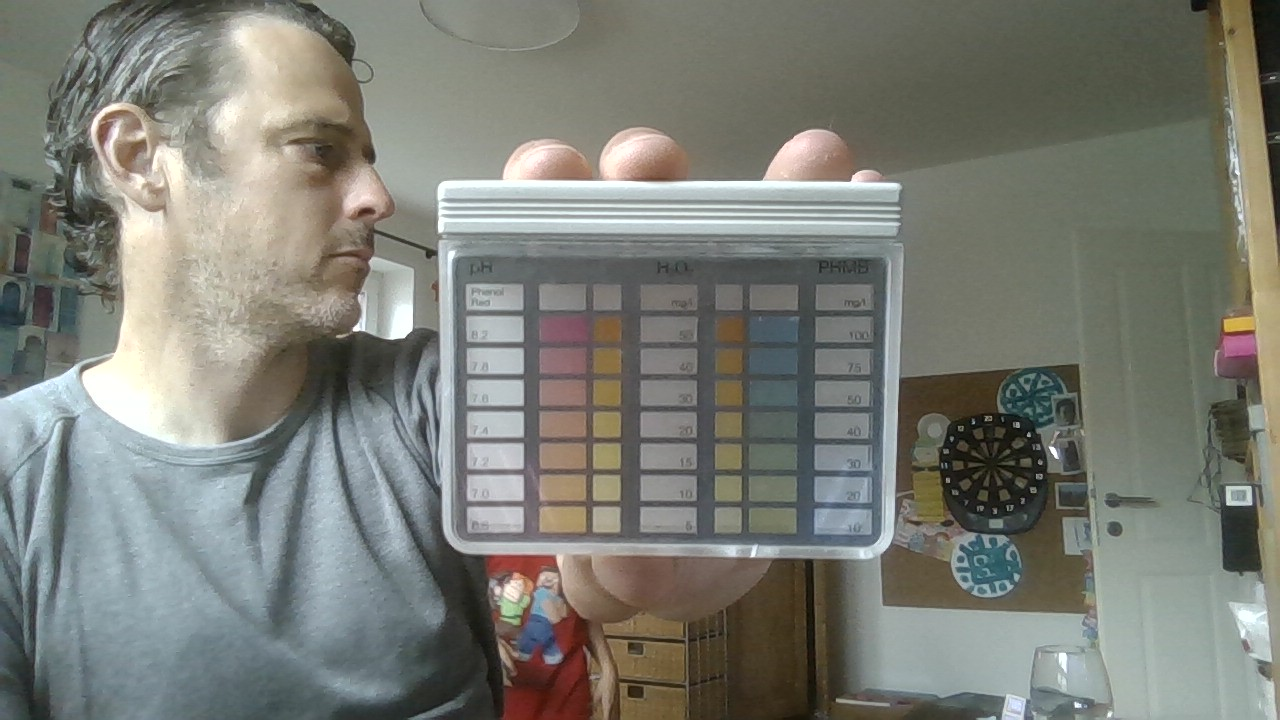
#> input picture WIN_20250907_10_33_19_Pro.jpg, 1280 x 720 px
$ python contour_detection.py
#> lines starting #> are read from the running program, lines starting #| are printed output that depends on the picture; after the words box and inside, x2 and y2 are one past the last pixel; in counts of white or black regions, pixels touching at a corner belong together
import cv2
import numpy as np
from matplotlib import pyplot as plt

image = cv2.imread('WIN_20250907_10_33_19_Pro.jpg')
#> image is the input picture: shape (720, 1280, 3); mean B, G, R 117.8, 125.5, 123.6
image = cv2.cvtColor(image, cv2.COLOR_BGR2GRAY)
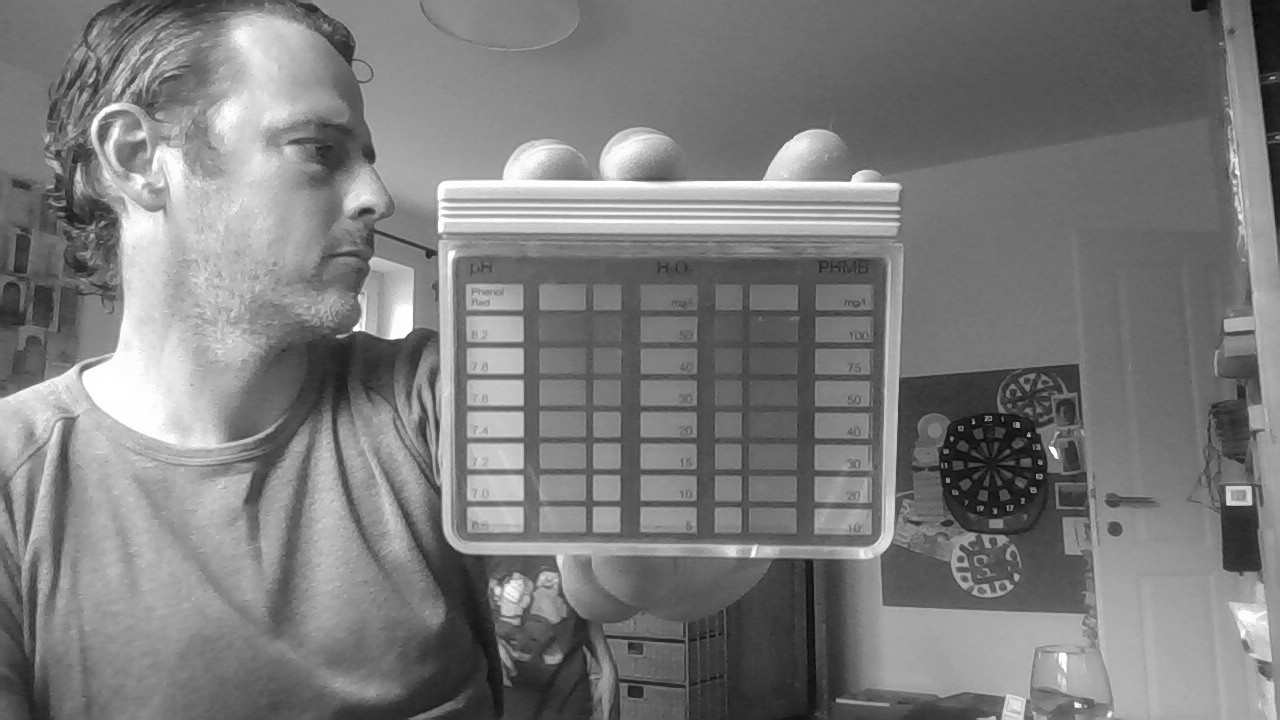
#> image: shape (720, 1280); min 2, max 255, mean 124.1
image = cv2.bilateralFilter(image,5,200,200)
image = cv2.resize(image,None, fx=.5, fy=.5)
#> image: shape (360, 640)
# image = cv2.equalizeHist(image)

canny = cv2.Canny(image,50,150)
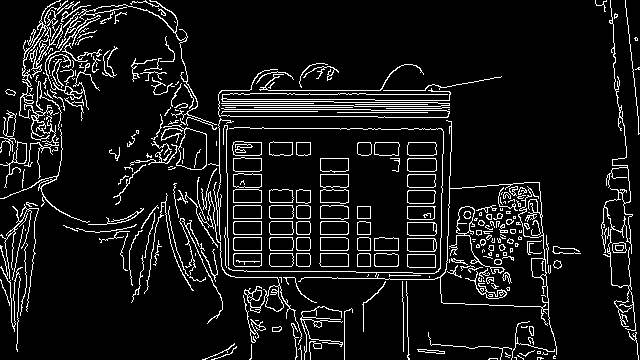
#> canny: shape (360, 640); 8.8% white in thin lines or dots

_, thresh = cv2.threshold(image, 200,255,cv2.THRESH_BINARY)
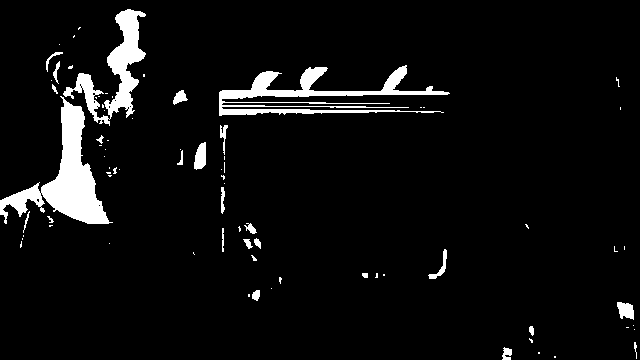
#> thresh: shape (360, 640); 5.6% white; 79 white regions (54 under 20 px)

contours,_ = cv2.findContours(canny, cv2.RETR_TREE, cv2.CHAIN_APPROX_SIMPLE)
#> contours = 463 contours, 292 with area under 20; largest, box (x1, y1, x2, y2) and area: (298, 120, 557, 355) 11732, (440, 182, 549, 310) 11416, (163, 124, 207, 170) 966, (176, 128, 207, 170) 946, (601, 0, 636, 331) 712

contour_image = image.copy()

cv2.drawContours(contour_image,contours, -1, (0, 255, 0), 3)
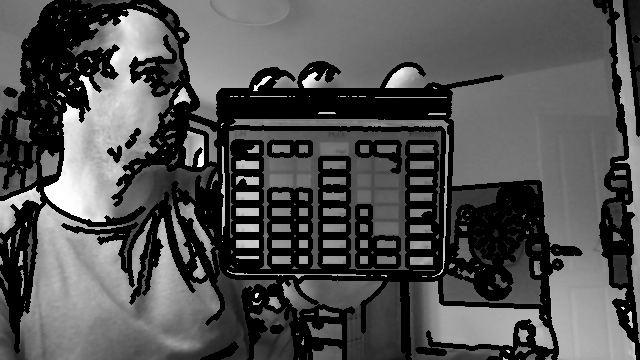
#> contour_image: shape (360, 640); min 0, max 255, mean 81.3

# image = cv2.dilate(image, None, iterations=10)
print(image.shape, image.dtype)
#| (360, 640) uint8
if image is None:
    raise Exception("Bild konnte nicht geladen werden!")
cv2.namedWindow('image', cv2.WINDOW_NORMAL)
cv2.imshow('image', image)
cv2.imshow('canny', canny)
cv2.imshow('contours', contour_image)
cv2.waitKey(0)
cv2.destroyAllWindows()

$ run again, with WIN_20250906_21_46_58_Pro.jpg copied over WIN_20250907_10_33_19_Pro.jpg
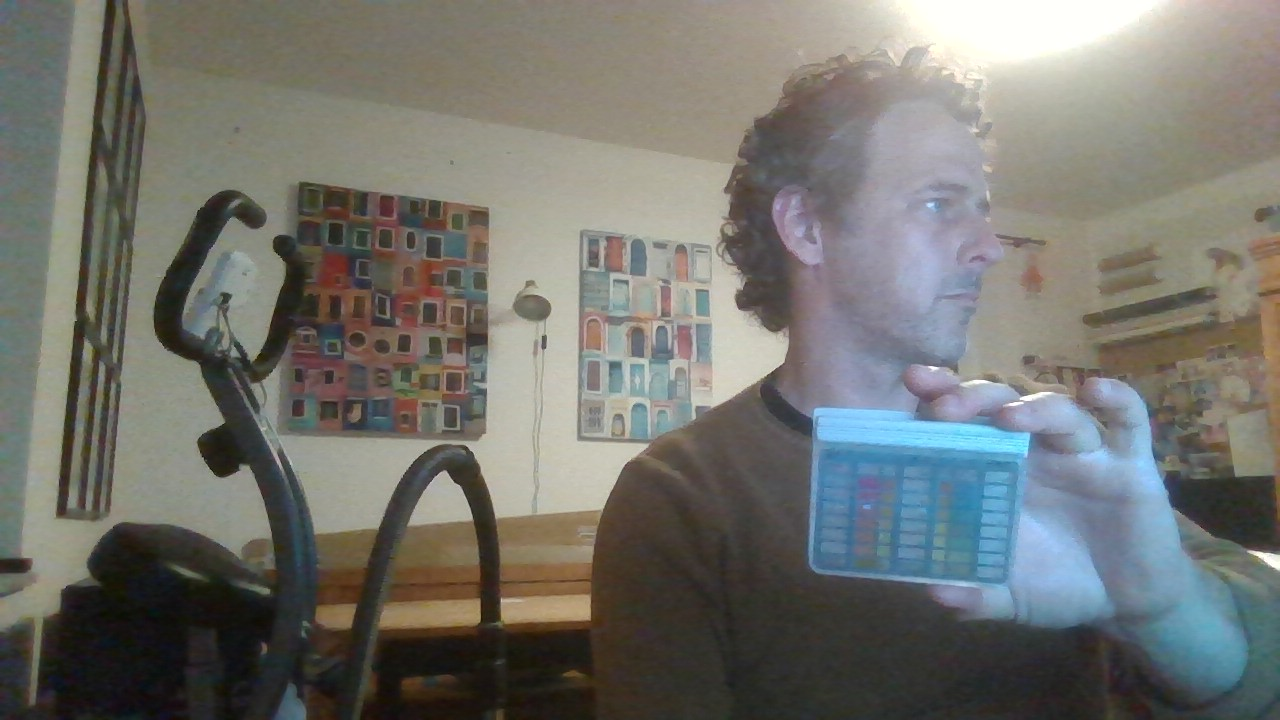
#> input picture WIN_20250906_21_46_58_Pro.jpg, 1280 x 720 px
#> image is the input picture: shape (720, 1280, 3); mean B, G, R 110.7, 116, 115.6
#> `canny = cv2.Canny(image,50,150)`:
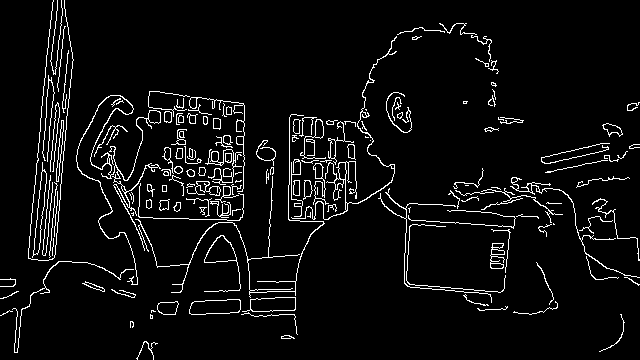
#> canny: shape (360, 640); 5.4% white in thin lines or dots
#> thresh: shape (360, 640); 2.8% white; 22 white regions (16 under 20 px)
#> contours = 233 contours, 126 with area under 20; largest, box (x1, y1, x2, y2) and area: (189, 299, 241, 315) 647, (189, 299, 241, 315) 642, (242, 297, 296, 312) 570, (250, 297, 296, 312) 565, (204, 235, 241, 292) 558
#> `cv2.drawContours(contour_image,contours, -1, (0, 255, 0), 3)`:
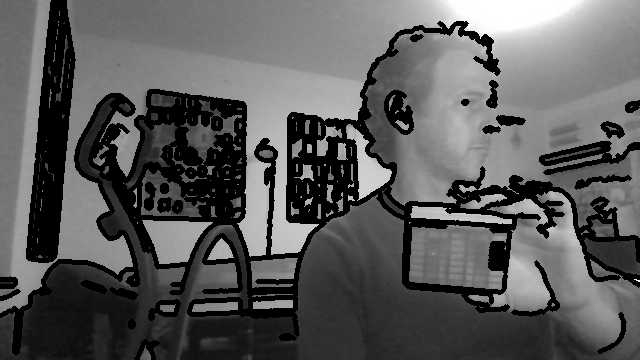
#> contour_image: shape (360, 640); min 0, max 255, mean 90.6
#| (360, 640) uint8

$ run again, with WIN_20250907_10_33_21_Pro.jpg copied over WIN_20250907_10_33_19_Pro.jpg
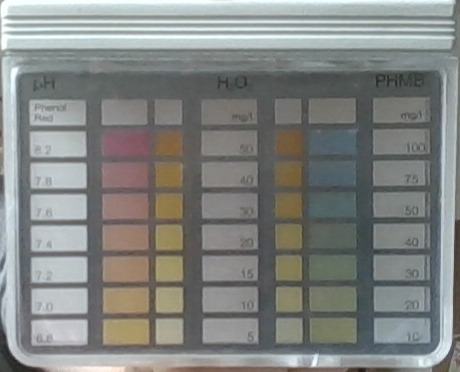
#> input picture WIN_20250907_10_33_21_Pro.jpg, 460 x 372 px
#> image is the input picture: shape (372, 460, 3); mean B, G, R 130.3, 133, 130.6
#> `canny = cv2.Canny(image,50,150)`:
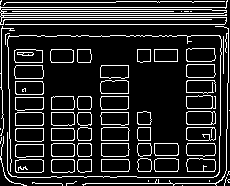
#> canny: shape (186, 230); 15.4% white in thin lines or dots
#> thresh: shape (186, 230); 6.9% white; 12 white regions (5 under 20 px)
#> contours = 118 contours, 29 with area under 20; largest, box (x1, y1, x2, y2) and area: (0, 0, 228, 25) 900, (1, 9, 227, 14) 876, (186, 127, 216, 141) 369, (186, 111, 216, 125) 369, (14, 65, 44, 79) 366
#> `cv2.drawContours(contour_image,contours, -1, (0, 255, 0), 3)`:
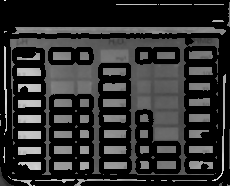
#> contour_image: shape (186, 230); min 0, max 253, mean 47.2
#| (186, 230) uint8

$ run again, with WIN_20250907_10_33_32_Pro.jpg copied over WIN_20250907_10_33_19_Pro.jpg
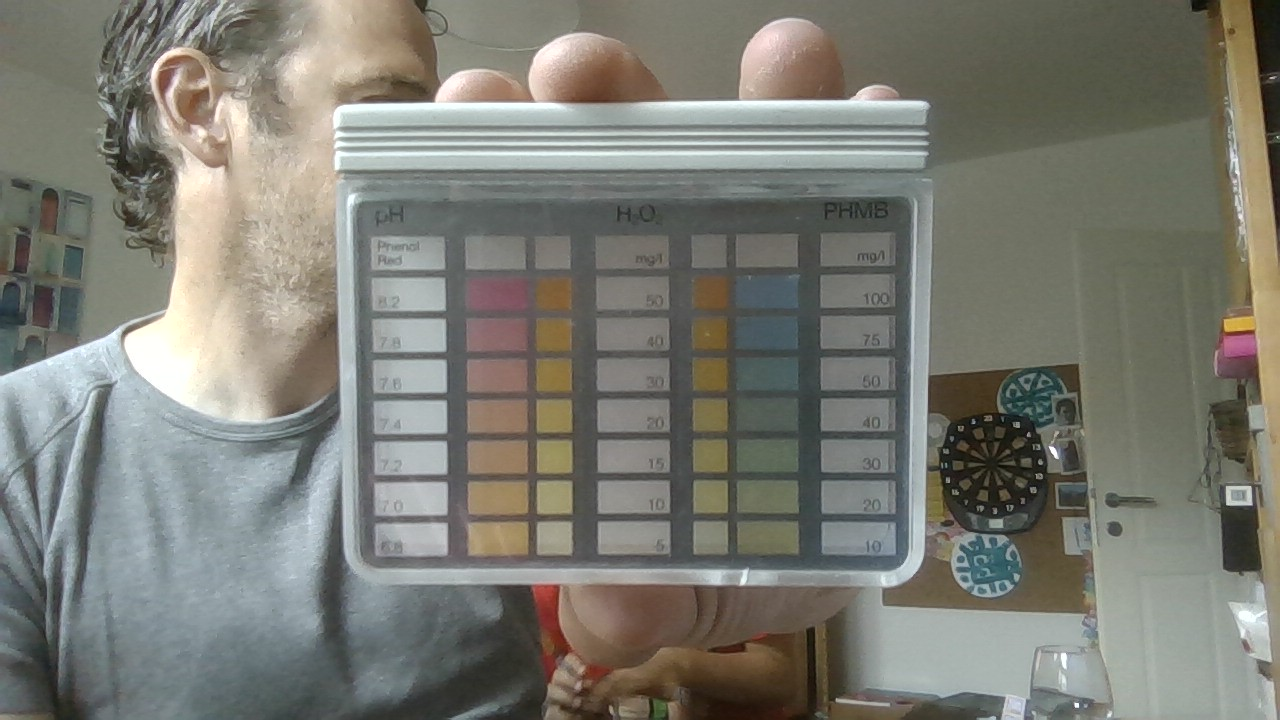
#> input picture WIN_20250907_10_33_32_Pro.jpg, 1280 x 720 px
#> image is the input picture: shape (720, 1280, 3); mean B, G, R 115.6, 123.9, 123.9
#> `canny = cv2.Canny(image,50,150)`:
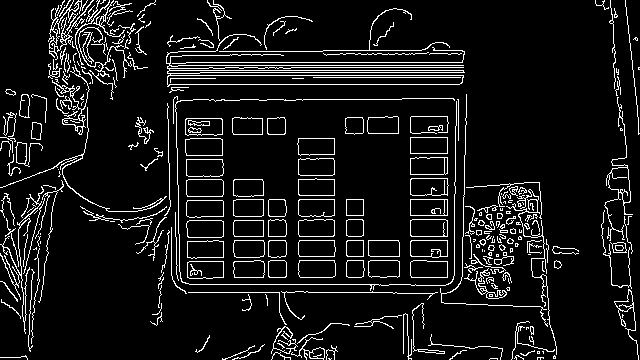
#> canny: shape (360, 640); 8.6% white in thin lines or dots
#> thresh: shape (360, 640); 4.3% white; 84 white regions (58 under 20 px)
#> contours = 442 contours, 280 with area under 20; largest, box (x1, y1, x2, y2) and area: (166, 34, 465, 87) 3306, (167, 75, 464, 86) 2650, (410, 219, 448, 237) 626, (186, 179, 224, 197) 622, (186, 179, 224, 197) 621
#> `cv2.drawContours(contour_image,contours, -1, (0, 255, 0), 3)`:
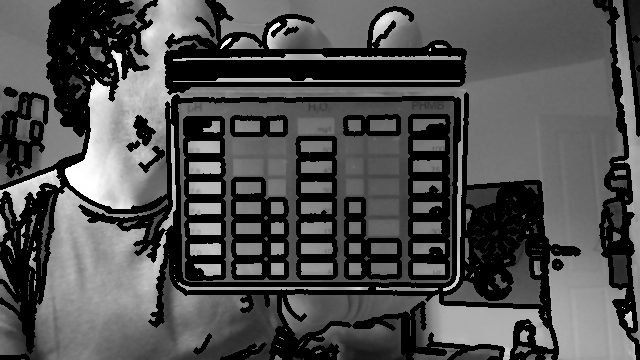
#> contour_image: shape (360, 640); min 0, max 255, mean 80.1
#| (360, 640) uint8
